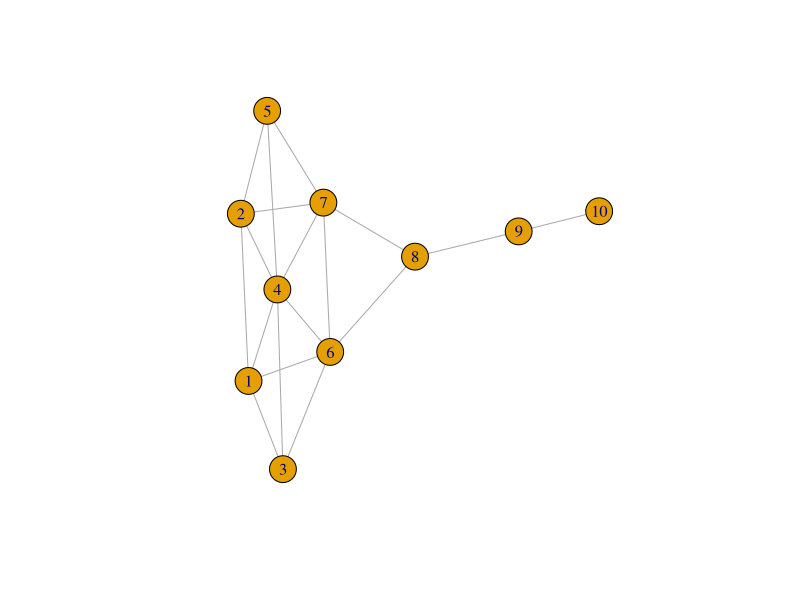
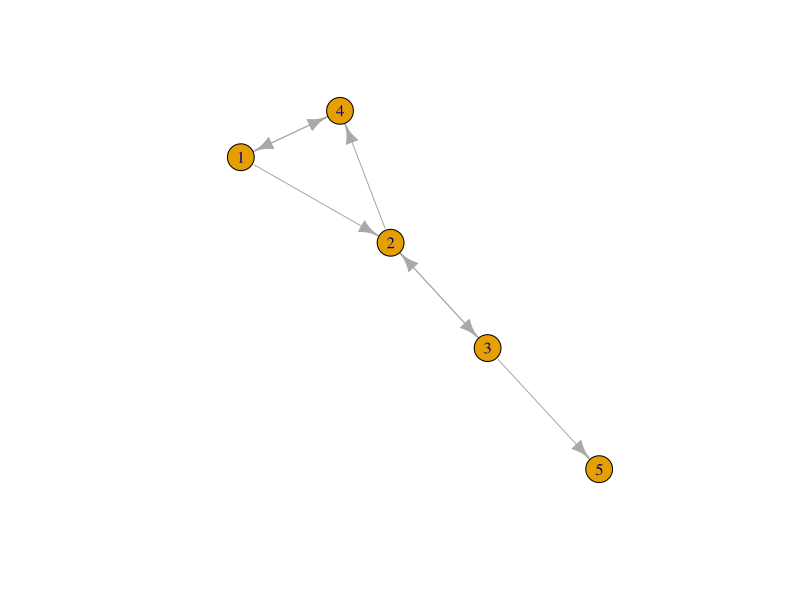

The R script that drew these images, in order: (Note: this script raises an error after producing the figures.)
library(igraph)
kite <- graph.famous("Krackhardt_Kite")
plot(kite)
vertexCount <- vcount(kite)
edgeCount <- ecount(kite)
## As the graph is undirected 
density <- (2 * edgeCount)/( vertexCount * (vertexCount - 1))
density
## Reciprocity
dg <- graph.formula(1-+2, 1++4, 2++3, 2-+4, 3-+5)
plot(dg)
reciprocity(dg)

## Transitivity
transitivity(kite, type="local")
## using formula
adjacent.triangles(kite) / (degree(kite) * (degree(kite)-1)/2)

## Centrality
centralization.degree(net, mode="in", normalized=T)
## closeness
closeness(dg, mode="all", weights=NA)
closeness(kite, mode="all", weights=NA)
##degree of Centrality
centralization.degree(dg, mode="in", normalized=T)
##Betweeness Centrality
betweenness(dg, directed=T, weights=NA)
edge.betweenness(dg, directed=T, weights=NA)
centralization.betweenness(dg, directed=T, normalized=T)

##Eigenvector centrality
centralization.evcent(net, directed=T, normalized=T)


